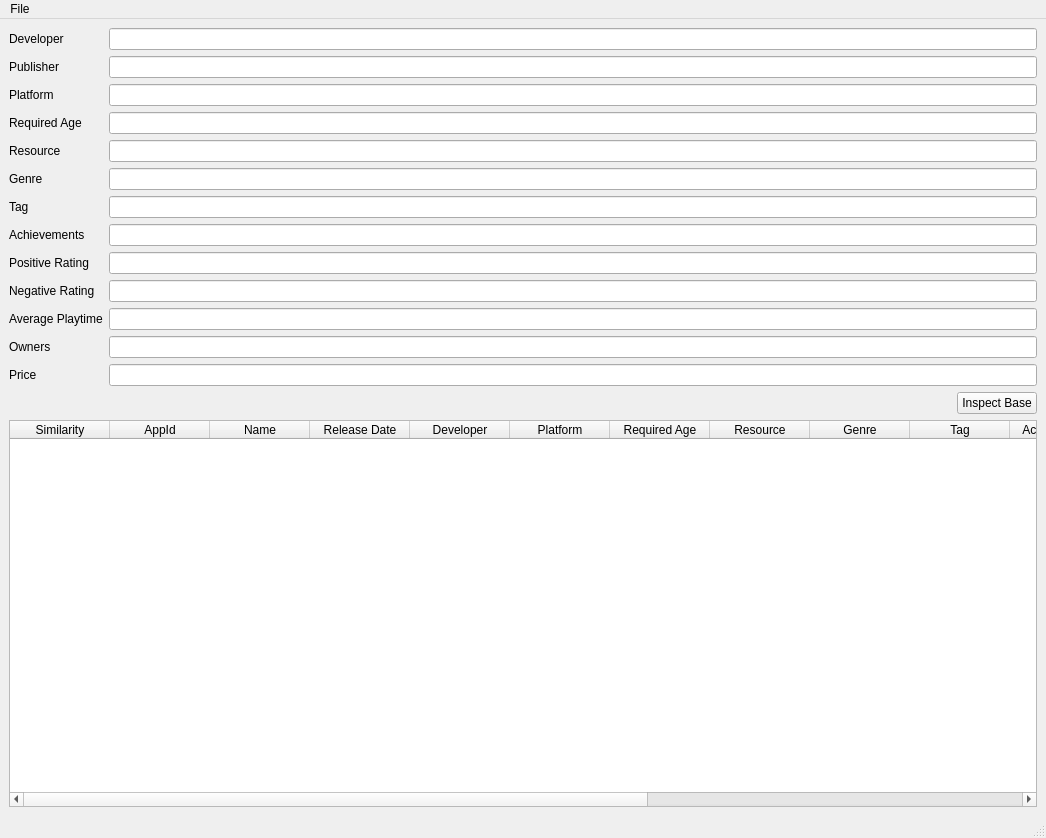
<?xml version="1.0" encoding="UTF-8"?>
<ui version="4.0">
 <class>MainWindow</class>
 <widget class="QMainWindow" name="MainWindow">
  <property name="geometry">
   <rect>
    <x>0</x>
    <y>0</y>
    <width>1046</width>
    <height>838</height>
   </rect>
  </property>
  <property name="windowTitle">
   <string>MainWindow</string>
  </property>
  <property name="windowIcon">
   <iconset resource="assets/main.qrc">
    <normaloff>:/icons/steam.png</normaloff>:/icons/steam.png</iconset>
  </property>
  <widget class="QWidget" name="centralwidget">
   <layout class="QVBoxLayout" name="verticalLayout">
    <item>
     <layout class="QVBoxLayout" name="verticalLayout_4">
      <item>
       <layout class="QHBoxLayout" name="horizontalLayout">
        <item>
         <layout class="QVBoxLayout" name="verticalLayout_3">
          <item>
           <widget class="QLabel" name="label_2">
            <property name="text">
             <string>Developer</string>
            </property>
           </widget>
          </item>
          <item>
           <widget class="QLabel" name="label">
            <property name="text">
             <string>Publisher</string>
            </property>
           </widget>
          </item>
          <item>
           <widget class="QLabel" name="label_3">
            <property name="text">
             <string>Platform</string>
            </property>
           </widget>
          </item>
          <item>
           <widget class="QLabel" name="label_4">
            <property name="text">
             <string>Required Age</string>
            </property>
           </widget>
          </item>
          <item>
           <widget class="QLabel" name="label_5">
            <property name="text">
             <string>Resource</string>
            </property>
           </widget>
          </item>
          <item>
           <widget class="QLabel" name="label_6">
            <property name="text">
             <string>Genre</string>
            </property>
           </widget>
          </item>
          <item>
           <widget class="QLabel" name="label_7">
            <property name="text">
             <string>Tag</string>
            </property>
           </widget>
          </item>
          <item>
           <widget class="QLabel" name="label_8">
            <property name="text">
             <string>Achievements</string>
            </property>
           </widget>
          </item>
          <item>
           <widget class="QLabel" name="label_9">
            <property name="text">
             <string>Positive Rating</string>
            </property>
           </widget>
          </item>
          <item>
           <widget class="QLabel" name="label_10">
            <property name="text">
             <string>Negative Rating</string>
            </property>
           </widget>
          </item>
          <item>
           <widget class="QLabel" name="label_11">
            <property name="text">
             <string>Average Playtime</string>
            </property>
           </widget>
          </item>
          <item>
           <widget class="QLabel" name="label_12">
            <property name="text">
             <string>Owners</string>
            </property>
           </widget>
          </item>
          <item>
           <widget class="QLabel" name="label_13">
            <property name="text">
             <string>Price</string>
            </property>
           </widget>
          </item>
         </layout>
        </item>
        <item>
         <layout class="QVBoxLayout" name="verticalLayout_2">
          <item>
           <widget class="QLineEdit" name="txtDeveloper"/>
          </item>
          <item>
           <widget class="QLineEdit" name="txtPublisher"/>
          </item>
          <item>
           <widget class="QLineEdit" name="txtPlatform"/>
          </item>
          <item>
           <widget class="QLineEdit" name="txtRequiredAge"/>
          </item>
          <item>
           <widget class="QLineEdit" name="txtResource"/>
          </item>
          <item>
           <widget class="QLineEdit" name="txtGenre"/>
          </item>
          <item>
           <widget class="QLineEdit" name="txtTag"/>
          </item>
          <item>
           <widget class="QLineEdit" name="txtAchievements"/>
          </item>
          <item>
           <widget class="QLineEdit" name="txtPositiveRating"/>
          </item>
          <item>
           <widget class="QLineEdit" name="txtNegativeRating"/>
          </item>
          <item>
           <widget class="QLineEdit" name="txtAveragePlaytime"/>
          </item>
          <item>
           <widget class="QLineEdit" name="txtOwners"/>
          </item>
          <item>
           <widget class="QLineEdit" name="txtPrice"/>
          </item>
         </layout>
        </item>
       </layout>
      </item>
      <item>
       <layout class="QHBoxLayout" name="horizontalLayout_2">
        <item>
         <spacer name="horizontalSpacer">
          <property name="orientation">
           <enum>Qt::Horizontal</enum>
          </property>
          <property name="sizeHint" stdset="0">
           <size>
            <width>40</width>
            <height>20</height>
           </size>
          </property>
         </spacer>
        </item>
        <item>
         <widget class="QPushButton" name="btnInspect">
          <property name="text">
           <string>Inspect Base</string>
          </property>
         </widget>
        </item>
       </layout>
      </item>
     </layout>
    </item>
    <item>
     <widget class="QTableWidget" name="tableWidget">
      <property name="editTriggers">
       <set>QAbstractItemView::NoEditTriggers</set>
      </property>
      <column>
       <property name="text">
        <string>Similarity</string>
       </property>
      </column>
      <column>
       <property name="text">
        <string>AppId</string>
       </property>
      </column>
      <column>
       <property name="text">
        <string>Name</string>
       </property>
      </column>
      <column>
       <property name="text">
        <string>Release Date</string>
       </property>
      </column>
      <column>
       <property name="text">
        <string>Developer</string>
       </property>
      </column>
      <column>
       <property name="text">
        <string>Platform</string>
       </property>
      </column>
      <column>
       <property name="text">
        <string>Required Age</string>
       </property>
      </column>
      <column>
       <property name="text">
        <string>Resource</string>
       </property>
      </column>
      <column>
       <property name="text">
        <string>Genre</string>
       </property>
      </column>
      <column>
       <property name="text">
        <string>Tag</string>
       </property>
      </column>
      <column>
       <property name="text">
        <string>Achievements</string>
       </property>
      </column>
      <column>
       <property name="text">
        <string>Positive Rating</string>
       </property>
      </column>
      <column>
       <property name="text">
        <string>Negative Rating</string>
       </property>
      </column>
      <column>
       <property name="text">
        <string>Average Playtime</string>
       </property>
      </column>
      <column>
       <property name="text">
        <string>Owners</string>
       </property>
      </column>
      <column>
       <property name="text">
        <string>Price</string>
       </property>
      </column>
     </widget>
    </item>
   </layout>
  </widget>
  <widget class="QMenuBar" name="menubar">
   <property name="geometry">
    <rect>
     <x>0</x>
     <y>0</y>
     <width>1046</width>
     <height>21</height>
    </rect>
   </property>
   <widget class="QMenu" name="menuFile">
    <property name="title">
     <string>File</string>
    </property>
    <addaction name="actionOpen_Base"/>
    <addaction name="actionReload"/>
   </widget>
   <addaction name="menuFile"/>
  </widget>
  <widget class="QStatusBar" name="statusbar"/>
  <action name="actionOpen_Base">
   <property name="text">
    <string>Open Base</string>
   </property>
  </action>
  <action name="actionReload">
   <property name="text">
    <string>Reload</string>
   </property>
  </action>
 </widget>
 <resources>
  <include location="assets/main.qrc"/>
 </resources>
 <connections/>
</ui>
